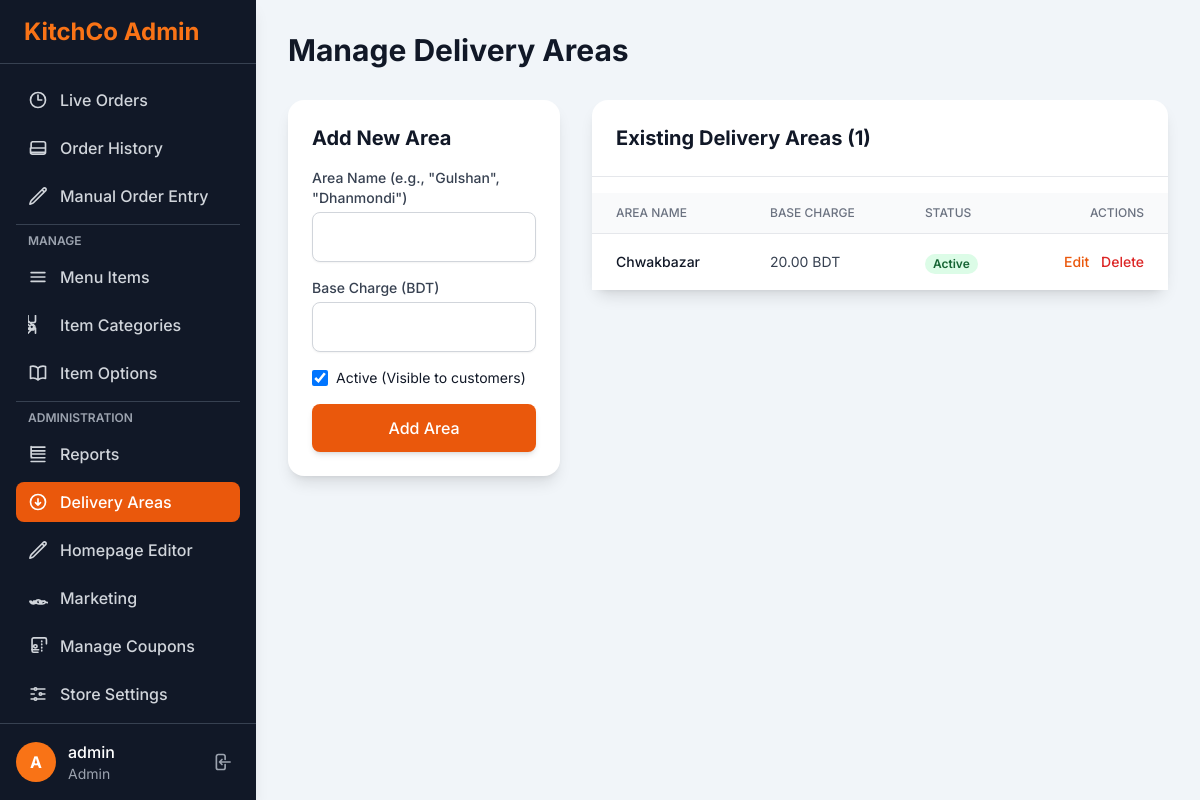
/admin/manage_delivery_areas.php (signed in), run on an earlier commit of the app's database.
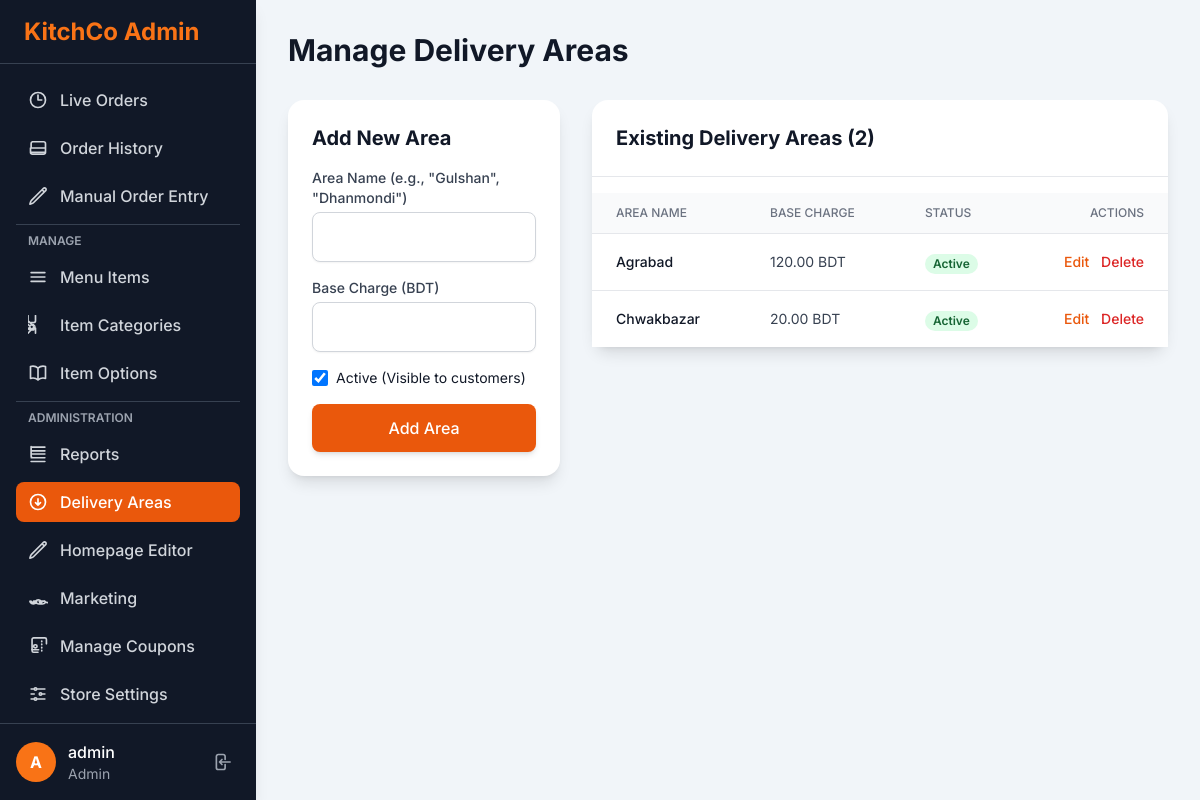
And on a later commit of the database.
### tables this page shows
CREATE TABLE IF NOT EXISTS `delivery_areas` (
  `id` int NOT NULL AUTO_INCREMENT,
  `area_name` varchar(150) NOT NULL,
  `base_charge` decimal(10,2) NOT NULL,
  `is_active` tinyint(1) NOT NULL DEFAULT '1',
  PRIMARY KEY (`id`)
);

### config.php (called while the page is built, shortened)
<?php
function get_csrf_token() {
    return $_SESSION['csrf_token'];
}
function e($data) {
    return htmlspecialchars($data, ENT_QUOTES, 'UTF-8');
}
?>

### admin/manage_delivery_areas.php (the view, shortened to what the changed rows need)
<?php
require_once('header.php');
$action = $_GET['action'] ?? 'list';
$page_title = 'Manage Delivery Areas';
$areas = [];
$result = $db->query("SELECT * FROM delivery_areas ORDER BY area_name ASC");
if ($result) {
    while ($row = $result->fetch_assoc()) {
        $areas[] = $row;
    }
}
?>
<h1 class="text-3xl font-bold text-gray-900 mb-8"><?php echo e($page_title); ?></h1>
<div class="grid grid-cols-1 lg:grid-cols-3 gap-8">
    <div class="lg:col-span-1">
        <div class="bg-white p-6 rounded-2xl shadow-lg">
            <h2 class="text-xl font-bold text-gray-900 mb-4">
                <?php echo ($action === 'edit') ? 'Edit Area' : 'Add New Area'; ?>
            </h2>
        </div>
    </div>
    <div class="lg:col-span-2">
        <div class="bg-white rounded-2xl shadow-lg">
            <h2 class="text-xl font-bold text-gray-900 mb-4 p-6 border-b border-gray-200">
                Existing Delivery Areas (<?php echo count($areas); ?>)
            </h2>
            <div class="overflow-x-auto">
                <table class="min-w-full divide-y divide-gray-200">
                    <thead class="bg-gray-50">
                        <tr>
                            <th class="px-6 py-3 text-left text-xs font-medium text-gray-500 uppercase">Area Name</th>
                            <th class="px-6 py-3 text-left text-xs font-medium text-gray-500 uppercase">Base Charge</th>
                            <th class="px-6 py-3 text-left text-xs font-medium text-gray-500 uppercase">Status</th>
                            <th class="px-6 py-3 text-right text-xs font-medium text-gray-500 uppercase">Actions</th>
                        </tr>
                    </thead>
                    <tbody class="bg-white divide-y divide-gray-200">
                        <?php if (empty($areas)): ?>
                            <tr><td colspan="4" class="px-6 py-4 text-center text-gray-500">No delivery areas found.</td></tr>
                        <?php else: ?>
                            <?php foreach ($areas as $area): ?>
                                <tr>
                                    <td class="px-6 py-4"><div class="text-sm font-medium text-gray-900"><?php echo e($area['area_name']); ?></div></td>
                                    <td class="px-6 py-4"><div class="text-sm text-gray-700"><?php echo e(number_format($area['base_charge'], 2)); ?> BDT</div></td>
                                    <td class="px-6 py-4">
                                        <?php if ($area['is_active']): ?>
                                            <span class="px-2 inline-flex text-xs leading-5 font-semibold rounded-full bg-green-100 text-green-800">Active</span>
                                        <?php else: ?>
                                            <span class="px-2 inline-flex text-xs leading-5 font-semibold rounded-full bg-gray-100 text-gray-800">Inactive</span>
                                        <?php endif; ?>
                                    </td>
                                    <td class="px-6 py-4 text-right text-sm font-medium space-x-2">
                                        <a href="manage_delivery_areas.php?action=edit&id=<?php echo e($area['id']); ?>" class="text-orange-600 hover:text-orange-900">Edit</a>
                                        <a href="manage_delivery_areas.php?action=delete&id=<?php echo e($area['id']); ?>&csrf_token=<?php echo e(get_csrf_token()); ?>"
                                           class="text-red-600 hover:text-red-900"
                                           onclick="return confirm('Are you sure you want to delete this area?');">Delete</a>
                                    </td>
                                </tr>
                            <?php endforeach; ?>
                        <?php endif; ?>
                    </tbody>
                </table>
            </div>
        </div>
    </div>
</div>
<?php
require_once('footer.php');
?>

What changed in the data, as far as the page shows it:
added delivery_areas: area_name "Agrabad", base_charge "120.00", is_active "Active"
Also different on the page:
count($areas): "1" → "2"
